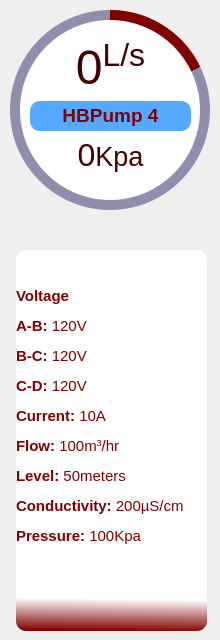
            <widget class="QFrame" name="cirProgBar_2">
             <property name="minimumSize">
              <size>
               <width>220</width>
               <height>220</height>
              </size>
             </property>
             <property name="frameShape">
              <enum>QFrame::NoFrame</enum>
             </property>
             <property name="frameShadow">
              <enum>QFrame::Raised</enum>
             </property>
             <widget class="QFrame" name="cirProg4">
              <property name="geometry">
               <rect>
                <x>10</x>
                <y>10</y>
                <width>200</width>
                <height>200</height>
               </rect>
              </property>
              <property name="styleSheet">
               <string notr="true">QFrame{
border-radius: 100px;
background-color: qconicalgradient(cx:0.5, cy:0.5, angle:90, stop:0.819892 rgba(0, 0, 8, 0), stop:0.820892 rgba(129, 0, 0, 255));
}</string>
              </property>
              <property name="frameShape">
               <enum>QFrame::NoFrame</enum>
              </property>
              <property name="frameShadow">
               <enum>QFrame::Raised</enum>
              </property>
             </widget>
             <widget class="QFrame" name="frame_3">
              <property name="geometry">
               <rect>
                <x>10</x>
                <y>10</y>
                <width>200</width>
                <height>200</height>
               </rect>
              </property>
              <property name="sizePolicy">
               <sizepolicy hsizetype="Preferred" vsizetype="Preferred">
                <horstretch>200</horstretch>
                <verstretch>200</verstretch>
               </sizepolicy>
              </property>
              <property name="minimumSize">
               <size>
                <width>200</width>
                <height>200</height>
               </size>
              </property>
              <property name="styleSheet">
               <string notr="true">QFrame{
border-radius: 100px;
background-color: rgba(77, 77, 127, 150);
}</string>
              </property>
              <property name="frameShape">
               <enum>QFrame::NoFrame</enum>
              </property>
              <property name="frameShadow">
               <enum>QFrame::Raised</enum>
              </property>
             </widget>
             <widget class="QFrame" name="frame_7">
              <property name="geometry">
               <rect>
                <x>20</x>
                <y>20</y>
                <width>180</width>
                <height>180</height>
               </rect>
              </property>
              <property name="styleSheet">
               <string notr="true">QFrame{
border-radius: 90;
	background-color: rgb(255, 255, 255);
}</string>
              </property>
              <property name="frameShape">
               <enum>QFrame::StyledPanel</enum>
              </property>
              <property name="frameShadow">
               <enum>QFrame::Raised</enum>
              </property>
              <widget class="QWidget" name="layoutWidget_2">
               <property name="geometry">
                <rect>
                 <x>10</x>
                 <y>20</y>
                 <width>161</width>
                 <height>134</height>
                </rect>
               </property>
               <layout class="QGridLayout" name="gridLayout_3">
                <item row="3" column="0">
                 <widget class="QLabel" name="progValue8">
                  <property name="font">
                   <font>
                    <pointsize>36</pointsize>
                   </font>
                  </property>
                  <property name="styleSheet">
                   <string notr="true">color: rgb(129, 0, 0);
background-color: rgba(0, 0, 0, 0);</string>
                  </property>
                  <property name="text">
                   <string>&lt;p&gt;&lt;span style=&quot; font-size:24pt; color:#430000;&quot;&gt;0&lt;/span&gt;&lt;span style=&quot; font-size:20pt; color:#430000;&quot;&gt;Kpa&lt;/span&gt;&lt;/p&gt;</string>
                  </property>
                  <property name="alignment">
                   <set>Qt::AlignCenter</set>
                  </property>
                 </widget>
                </item>
                <item row="1" column="0">
                 <widget class="QLabel" name="name_2">
                  <property name="font">
                   <font>
                    <pointsize>12</pointsize>
                    <weight>75</weight>
                    <bold>true</bold>
                   </font>
                  </property>
                  <property name="styleSheet">
                   <string notr="true">color: rgb(129, 0, 0);
background-color: rgb(85, 170, 255);
border-radius: 10px</string>
                  </property>
                  <property name="text">
                   <string>&lt;html&gt;&lt;head/&gt;&lt;body&gt;&lt;p&gt;&lt;span style=&quot; font-size:14pt;&quot;&gt;HBPump 4&lt;/span&gt;&lt;/p&gt;&lt;/body&gt;&lt;/html&gt;</string>
                  </property>
                  <property name="alignment">
                   <set>Qt::AlignCenter</set>
                  </property>
                 </widget>
                </item>
                <item row="0" column="0">
                 <widget class="QLabel" name="progValue7">
                  <property name="font">
                   <font>
                    <pointsize>36</pointsize>
                   </font>
                  </property>
                  <property name="styleSheet">
                   <string notr="true">color: rgb(129, 0, 0);
background-color: rgba(0, 0, 0, 0);</string>
                  </property>
                  <property name="text">
                   <string>&lt;p&gt;&lt;span style=&quot; color:#430000;&quot;&gt;0&lt;/span&gt;&lt;span style=&quot; color:#430000; vertical-align:super;&quot;&gt;L/s&lt;/span&gt;&lt;/p&gt;</string>
                  </property>
                  <property name="alignment">
                   <set>Qt::AlignCenter</set>
                  </property>
                 </widget>
                </item>
               </layout>
              </widget>
             </widget>
             <widget class="QLabel" name="progressTable_4">
              <property name="geometry">
               <rect>
                <x>16</x>
                <y>250</y>
                <width>191</width>
                <height>381</height>
               </rect>
              </property>
              <property name="font">
               <font>
                <pointsize>12</pointsize>
                <weight>75</weight>
                <bold>true</bold>
               </font>
              </property>
              <property name="styleSheet">
               <string notr="true">color: rgb(129, 0, 0);
background-color: qlineargradient(spread:pad, x1:0.426455, y1:1, x2:0.427, y2:0.915045, stop:0 rgba(129, 0, 0, 255), stop:1 rgba(255, 255, 255, 255));
border-radius: 10px</string>
              </property>
              <property name="text">
               <string>&lt;html&gt;&lt;head/&gt;&lt;body&gt;&lt;p&gt;&lt;span style=&quot; font-size:11pt;&quot;&gt;Voltage&lt;/span&gt;&lt;/p&gt;&lt;p&gt;&lt;span style=&quot; font-size:11pt;&quot;&gt;A-B: &lt;/span&gt;&lt;span style=&quot; font-size:11pt; font-weight:400;&quot;&gt;120V&lt;/span&gt;&lt;/p&gt;&lt;p&gt;&lt;span style=&quot; font-size:11pt;&quot;&gt;B-C: &lt;/span&gt;&lt;span style=&quot; font-size:11pt; font-weight:400;&quot;&gt;120V&lt;/span&gt;&lt;/p&gt;&lt;p&gt;&lt;span style=&quot; font-size:11pt;&quot;&gt;C-D: &lt;/span&gt;&lt;span style=&quot; font-size:11pt; font-weight:400;&quot;&gt;120V&lt;/span&gt;&lt;/p&gt;&lt;p&gt;&lt;span style=&quot; font-size:11pt;&quot;&gt;Current: &lt;/span&gt;&lt;span style=&quot; font-size:11pt; font-weight:400;&quot;&gt;10A&lt;/span&gt;&lt;/p&gt;&lt;p&gt;&lt;span style=&quot; font-size:11pt;&quot;&gt;Flow: &lt;/span&gt;&lt;span style=&quot; font-size:11pt; font-weight:400;&quot;&gt;100m&lt;/span&gt;&lt;span style=&quot; font-size:11pt; font-weight:400; vertical-align:super;&quot;&gt;3&lt;/span&gt;&lt;span style=&quot; font-size:11pt; font-weight:400;&quot;&gt;/hr&lt;/span&gt;&lt;/p&gt;&lt;p&gt;&lt;span style=&quot; font-size:11pt;&quot;&gt;Level: &lt;/span&gt;&lt;span style=&quot; font-size:11pt; font-weight:400;&quot;&gt;50meters&lt;/span&gt;&lt;/p&gt;&lt;p&gt;&lt;span style=&quot; font-size:11pt;&quot;&gt;Conductivity: &lt;/span&gt;&lt;span style=&quot; font-size:11pt; font-weight:400;&quot;&gt;200µS/cm&lt;/span&gt;&lt;/p&gt;&lt;p&gt;&lt;span style=&quot; font-size:11pt;&quot;&gt;Pressure: &lt;/span&gt;&lt;span style=&quot; font-size:11pt; font-weight:400;&quot;&gt;100Kpa&lt;/span&gt;&lt;/p&gt;&lt;p&gt;&lt;br/&gt;&lt;/p&gt;&lt;/body&gt;&lt;/html&gt;</string>
              </property>
              <property name="alignment">
               <set>Qt::AlignLeading|Qt::AlignLeft|Qt::AlignVCenter</set>
              </property>
              <property name="margin">
               <number>10</number>
              </property>
             </widget>
             <zorder>frame_3</zorder>
             <zorder>cirProg4</zorder>
             <zorder>frame_7</zorder>
             <zorder>progressTable_4</zorder>
            </widget>
